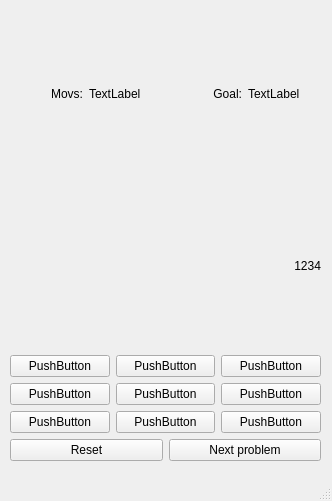
<?xml version="1.0" encoding="UTF-8"?>
<ui version="4.0">
 <class>MainWindow</class>
 <widget class="QMainWindow" name="MainWindow">
  <property name="geometry">
   <rect>
    <x>0</x>
    <y>0</y>
    <width>332</width>
    <height>501</height>
   </rect>
  </property>
  <property name="windowTitle">
   <string>MainWindow</string>
  </property>
  <widget class="QWidget" name="centralwidget">
   <widget class="QWidget" name="verticalLayoutWidget">
    <property name="geometry">
     <rect>
      <x>10</x>
      <y>10</y>
      <width>311</width>
      <height>451</height>
     </rect>
    </property>
    <layout class="QVBoxLayout" name="verticalLayout">
     <item>
      <layout class="QHBoxLayout" name="horizontalLayout">
       <property name="sizeConstraint">
        <enum>QLayout::SetFixedSize</enum>
       </property>
       <item>
        <widget class="QLabel" name="label_2">
         <property name="text">
          <string>Movs:</string>
         </property>
         <property name="alignment">
          <set>Qt::AlignRight|Qt::AlignTrailing|Qt::AlignVCenter</set>
         </property>
        </widget>
       </item>
       <item>
        <widget class="QLabel" name="label">
         <property name="text">
          <string>TextLabel</string>
         </property>
        </widget>
       </item>
       <item>
        <widget class="QLabel" name="label_3">
         <property name="text">
          <string>Goal:</string>
         </property>
         <property name="alignment">
          <set>Qt::AlignRight|Qt::AlignTrailing|Qt::AlignVCenter</set>
         </property>
        </widget>
       </item>
       <item>
        <widget class="QLabel" name="label_4">
         <property name="text">
          <string>TextLabel</string>
         </property>
        </widget>
       </item>
      </layout>
     </item>
     <item>
      <widget class="QLabel" name="label_5">
       <property name="text">
        <string>1234</string>
       </property>
       <property name="alignment">
        <set>Qt::AlignRight|Qt::AlignTrailing|Qt::AlignVCenter</set>
       </property>
      </widget>
     </item>
     <item>
      <layout class="QGridLayout" name="gridLayout">
       <item row="2" column="0">
        <widget class="QPushButton" name="pushButton_3">
         <property name="text">
          <string>PushButton</string>
         </property>
        </widget>
       </item>
       <item row="0" column="1">
        <widget class="QPushButton" name="pushButton_4">
         <property name="text">
          <string>PushButton</string>
         </property>
        </widget>
       </item>
       <item row="2" column="1">
        <widget class="QPushButton" name="pushButton_6">
         <property name="text">
          <string>PushButton</string>
         </property>
        </widget>
       </item>
       <item row="1" column="0">
        <widget class="QPushButton" name="pushButton_2">
         <property name="text">
          <string>PushButton</string>
         </property>
        </widget>
       </item>
       <item row="1" column="1">
        <widget class="QPushButton" name="pushButton_5">
         <property name="text">
          <string>PushButton</string>
         </property>
        </widget>
       </item>
       <item row="0" column="0">
        <widget class="QPushButton" name="pushButton">
         <property name="text">
          <string>PushButton</string>
         </property>
        </widget>
       </item>
       <item row="0" column="2">
        <widget class="QPushButton" name="pushButton_7">
         <property name="text">
          <string>PushButton</string>
         </property>
        </widget>
       </item>
       <item row="1" column="2">
        <widget class="QPushButton" name="pushButton_8">
         <property name="text">
          <string>PushButton</string>
         </property>
        </widget>
       </item>
       <item row="2" column="2">
        <widget class="QPushButton" name="pushButton_9">
         <property name="text">
          <string>PushButton</string>
         </property>
        </widget>
       </item>
      </layout>
     </item>
     <item>
      <layout class="QHBoxLayout" name="horizontalLayout_2">
       <item>
        <widget class="QPushButton" name="pushButton_11">
         <property name="text">
          <string>Reset</string>
         </property>
        </widget>
       </item>
       <item>
        <widget class="QPushButton" name="pushButton_10">
         <property name="text">
          <string>Next problem</string>
         </property>
        </widget>
       </item>
      </layout>
     </item>
    </layout>
   </widget>
  </widget>
  <widget class="QMenuBar" name="menubar">
   <property name="geometry">
    <rect>
     <x>0</x>
     <y>0</y>
     <width>332</width>
     <height>22</height>
    </rect>
   </property>
  </widget>
  <widget class="QStatusBar" name="statusbar"/>
 </widget>
 <resources/>
 <connections/>
</ui>
